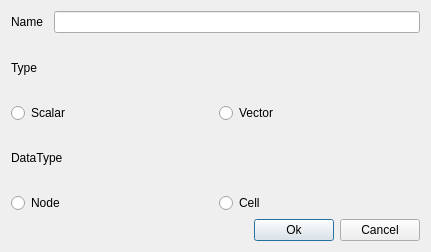
<?xml version="1.0" encoding="UTF-8"?>
<ui version="4.0">
 <class>Editor3DFileValue</class>
 <widget class="QDialog" name="Editor3DFileValue">
  <property name="geometry">
   <rect>
    <x>0</x>
    <y>0</y>
    <width>431</width>
    <height>252</height>
   </rect>
  </property>
  <property name="windowTitle">
   <string>3D Graph Parameter</string>
  </property>
  <layout class="QGridLayout" name="gridLayout">
   <item row="0" column="0">
    <layout class="QHBoxLayout" name="horizontalLayout_2" stretch="1,10">
     <item>
      <widget class="QLabel" name="label">
       <property name="text">
        <string>Name</string>
       </property>
      </widget>
     </item>
     <item>
      <widget class="QLineEdit" name="NameLE"/>
     </item>
    </layout>
   </item>
   <item row="1" column="0">
    <layout class="QHBoxLayout" name="horizontalLayout_5">
     <item>
      <widget class="QLabel" name="label_2">
       <property name="text">
        <string>Type</string>
       </property>
      </widget>
     </item>
     <item>
      <spacer name="horizontalSpacer_3">
       <property name="orientation">
        <enum>Qt::Horizontal</enum>
       </property>
       <property name="sizeHint" stdset="0">
        <size>
         <width>40</width>
         <height>20</height>
        </size>
       </property>
      </spacer>
     </item>
    </layout>
   </item>
   <item row="2" column="0">
    <layout class="QHBoxLayout" name="horizontalLayout_4">
     <item>
      <widget class="QRadioButton" name="ScalarRB">
       <property name="text">
        <string>Scalar</string>
       </property>
      </widget>
     </item>
     <item>
      <widget class="QRadioButton" name="VectorRB">
       <property name="text">
        <string>Vector</string>
       </property>
      </widget>
     </item>
    </layout>
   </item>
   <item row="3" column="0">
    <layout class="QHBoxLayout" name="horizontalLayout_6">
     <item>
      <widget class="QLabel" name="label_3">
       <property name="text">
        <string>DataType</string>
       </property>
      </widget>
     </item>
     <item>
      <spacer name="horizontalSpacer_2">
       <property name="orientation">
        <enum>Qt::Horizontal</enum>
       </property>
       <property name="sizeHint" stdset="0">
        <size>
         <width>40</width>
         <height>20</height>
        </size>
       </property>
      </spacer>
     </item>
    </layout>
   </item>
   <item row="4" column="0">
    <layout class="QHBoxLayout" name="horizontalLayout_3">
     <item>
      <widget class="QRadioButton" name="NodeRB">
       <property name="text">
        <string>Node</string>
       </property>
      </widget>
     </item>
     <item>
      <widget class="QRadioButton" name="CellRB">
       <property name="text">
        <string>Cell</string>
       </property>
      </widget>
     </item>
    </layout>
   </item>
   <item row="5" column="0">
    <layout class="QHBoxLayout" name="horizontalLayout">
     <item>
      <widget class="QLabel" name="ErrorText">
       <property name="styleSheet">
        <string notr="true">color: rgb(255, 0, 0);</string>
       </property>
       <property name="text">
        <string/>
       </property>
      </widget>
     </item>
     <item>
      <spacer name="horizontalSpacer">
       <property name="orientation">
        <enum>Qt::Horizontal</enum>
       </property>
       <property name="sizeHint" stdset="0">
        <size>
         <width>40</width>
         <height>20</height>
        </size>
       </property>
      </spacer>
     </item>
     <item>
      <widget class="QPushButton" name="OkPBtn">
       <property name="maximumSize">
        <size>
         <width>16777215</width>
         <height>16777215</height>
        </size>
       </property>
       <property name="text">
        <string>Ok</string>
       </property>
      </widget>
     </item>
     <item>
      <widget class="QPushButton" name="CancelPBtn">
       <property name="maximumSize">
        <size>
         <width>16777215</width>
         <height>16777215</height>
        </size>
       </property>
       <property name="text">
        <string>Cancel</string>
       </property>
      </widget>
     </item>
    </layout>
   </item>
  </layout>
 </widget>
 <resources/>
 <connections/>
</ui>
